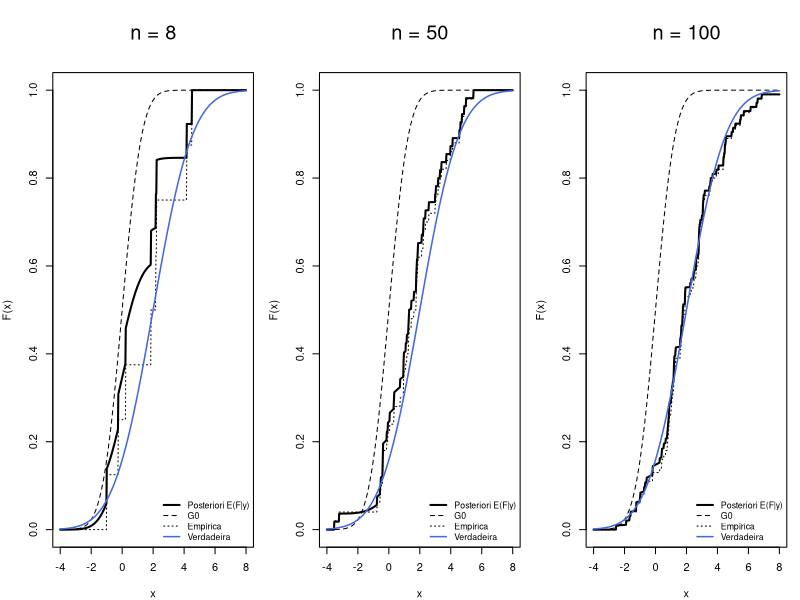
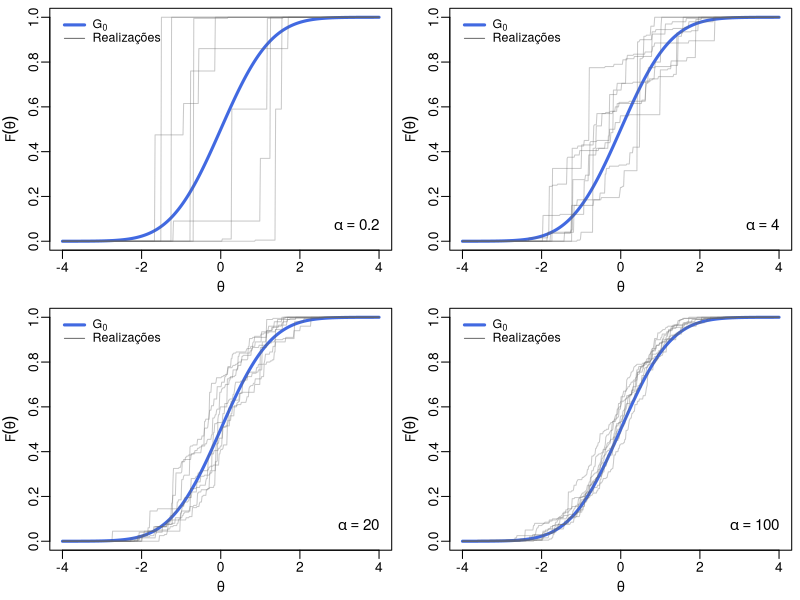

Write R code to recreate these figures, in order.
# Função de distribuição empírica
F_empirica = function(data, xgrid) {
  sapply(xgrid, function(t) mean(data <= t))
}

set.seed(811819)

alpha = 5

# Amostras da distribuição verdadeira N(2, 2²)
g_n8   = rnorm(8,   mean = 2, sd = 2)
g_n50  = rnorm(50,  mean = 2, sd = 2)
g_n100 = rnorm(100, mean = 2, sd = 2)

# Grade de avaliação
x = seq(-4, 8, length.out = 500)

# Distribuição base G0 = N(0, 1)
G0 = pnorm(x, mean = 0, sd = 1)

# n = 8
Fn8 = F_empirica(g_n8, x)

post8 = (alpha/(alpha + 8)) * G0 +
  (8/(alpha + 8)) * Fn8

# n = 50
Fn50 = F_empirica(g_n50, x)

post50 = (alpha/(alpha + 50)) * G0 +
  (50/(alpha + 50)) * Fn50

# n = 100
Fn100 = F_empirica(g_n100, x)

post100 = (alpha/(alpha + 100)) * G0 +
  (100/(alpha + 100)) * Fn100

# Distribuição verdadeira
truth = pnorm(x, mean = 2, sd = 2)


pdf(
  file = "estudo_simulacao_1.pdf",
  width = 487/72,
  height = 296/72,
  family = "Helvetica",
  paper = "special",
  onefile = FALSE
)

# Configurações gráficas
par(
  mfrow = c(1, 3),
  mar = c(4, 4, 5.5, 1)
)

# GRÁFICO 1: n = 8

plot(
  x, post8,
  type = "l",
  lwd = 2,
  col = "black",
  main = "",
  ylab = "F(x)",
  xlab = "x",
  ylim = c(0, 1)
)

mtext(
  "n = 8",
  side = 3,
  line = 2.3,
  cex = 1.2
)

lines(x, G0, lty = 2)
lines(x, Fn8, lty = 3)

lines(
  x, truth,
  col = "royalblue",
  lty = 1,
  lwd = 1.5
)

legend(
  "bottomright",
  legend = c(
    "Posteriori E(F|y)",
    "G0",
    "Empírica",
    "Verdadeira"
  ),
  col = c(
    "black",
    "black",
    "black",
    "royalblue"
  ),
  lty = c(1, 2, 3, 1),
  lwd = c(2, 1, 1, 1.5),
  cex = 0.8,
  bty = "n"
)

# GRÁFICO 2: n = 50

plot(
  x, post50,
  type = "l",
  lwd = 2,
  col = "black",
  main = "",
  ylab = "F(x)",
  xlab = "x",
  ylim = c(0, 1)
)

mtext(
  "n = 50",
  side = 3,
  line = 2.3,
  cex = 1.2
)

lines(x, G0, lty = 2)
lines(x, Fn50, lty = 3)

lines(
  x, truth,
  col = "royalblue",
  lty = 1,
  lwd = 1.5
)

legend(
  "bottomright",
  legend = c(
    "Posteriori E(F|y)",
    "G0",
    "Empírica",
    "Verdadeira"
  ),
  col = c(
    "black",
    "black",
    "black",
    "royalblue"
  ),
  lty = c(1, 2, 3, 1),
  lwd = c(2, 1, 1, 1.5),
  cex = 0.8,
  bty = "n"
)

# GRÁFICO 3: n = 100

plot(
  x, post100,
  type = "l",
  lwd = 2,
  col = "black",
  main = "",
  ylab = "F(x)",
  xlab = "x",
  ylim = c(0, 1)
)

mtext(
  "n = 100",
  side = 3,
  line = 2.3,
  cex = 1.2
)

lines(x, G0, lty = 2)
lines(x, Fn100, lty = 3)

lines(
  x, truth,
  col = "royalblue",
  lty = 1,
  lwd = 1.5
)

legend(
  "bottomright",
  legend = c(
    "Posteriori E(F|y)",
    "G0",
    "Empírica",
    "Verdadeira"
  ),
  col = c(
    "black",
    "black",
    "black",
    "royalblue"
  ),
  lty = c(1, 2, 3, 1),
  lwd = c(2, 1, 1, 1.5),
  cex = 0.8,
  bty = "n"
)


dev.off()





# Função de distribuição empírica
F_empirica = function(data, xgrid) {
  sapply(xgrid, function(t) mean(data <= t))
}

# Reprodutibilidade
set.seed(811819)

# ============================================================
# FUNÇÃO PARA GERAR AMOSTRAS DO PROCESSO DE DIRICHLET
# VIA ESQUEMA DA URNA DE POLYA
# ============================================================

rDirProcessPolya = function(n, alpha, amostrador_G0) {
  
  x = numeric(n)
  
  x[1] = amostrador_G0(1)
  
  for(i in 2:n) {
    
    p_novo = alpha / (alpha + i - 1)
    
    if(runif(1) < p_novo) {
      x[i] = amostrador_G0(1)
    } else {
      x[i] = sample(x[1:(i - 1)], size = 1)
    }
  }
  
  x
}

# ============================================================
# PARÂMETROS
# ============================================================

alpha_values = c(0.2, 4, 20, 100)

n = 200
n_rep = 8

x_grid = seq(-4, 4, length.out = 500)

# G0 = N(0,1)
G0_cdf = pnorm(x_grid, mean = 0, sd = 1)

# Amostrador da distribuição base
amostrador_G0 = function(n) {
  rnorm(n, mean = 0, sd = 1)
}

# ============================================================
# SALVAR FIGURA EM PDF VETORIAL
# Mesmo padrão do PDF de referência: 486 x 296 pts
# ============================================================

pdf(
  file = "estudo_simulacao_2.pdf",
  width = 486 / 72,
  height = 296 / 72,
  family = "Helvetica",
  paper = "special",
  onefile = FALSE
)

# ============================================================
# CONFIGURAÇÕES GRÁFICAS
# ============================================================

par(
  mfrow = c(2, 2),
  mar = c(3, 3, 0.5, 0.5),
  oma = c(0, 0, 0, 0),
  mgp = c(1.7, 0.5, 0)
)

# ============================================================
# GRÁFICOS
# ============================================================

for(alpha in alpha_values) {
  
  plot(
    x_grid,
    G0_cdf,
    type = "l",
    lwd = 3,
    col = "royalblue",
    ylim = c(0, 1),
    main = "",
    xlab = expression(theta),
    ylab = expression(F(theta))
  )
  
  for(rep in 1:n_rep) {
    
    amostra = rDirProcessPolya(
      n = n,
      alpha = alpha,
      amostrador_G0 = amostrador_G0
    )
    
    Fn = F_empirica(amostra, x_grid)
    
    lines(
      x_grid,
      Fn,
      col = adjustcolor("gray40", alpha.f = 0.35),
      lwd = 1
    )
  }
  
  legend(
    "topleft",
    inset = 0.01,
    legend = c(
      expression(G[0]),
      "Realizações"
    ),
    col = c("royalblue", "gray40"),
    lwd = c(3, 1),
    cex = 0.9,
    y.intersp = 0.9,
    x.intersp = 0.7,
    seg.len = 1.8,
    bty = "n"
  )
  
  text(
    x = max(x_grid),
    y = 0.05,
    labels = bquote(alpha == .(alpha)),
    adj = c(1, 0),
    cex = 1.1,
    font = 2
  )
}

# ============================================================
# FECHAR DISPOSITIVO E SALVAR
# ============================================================

dev.off()
